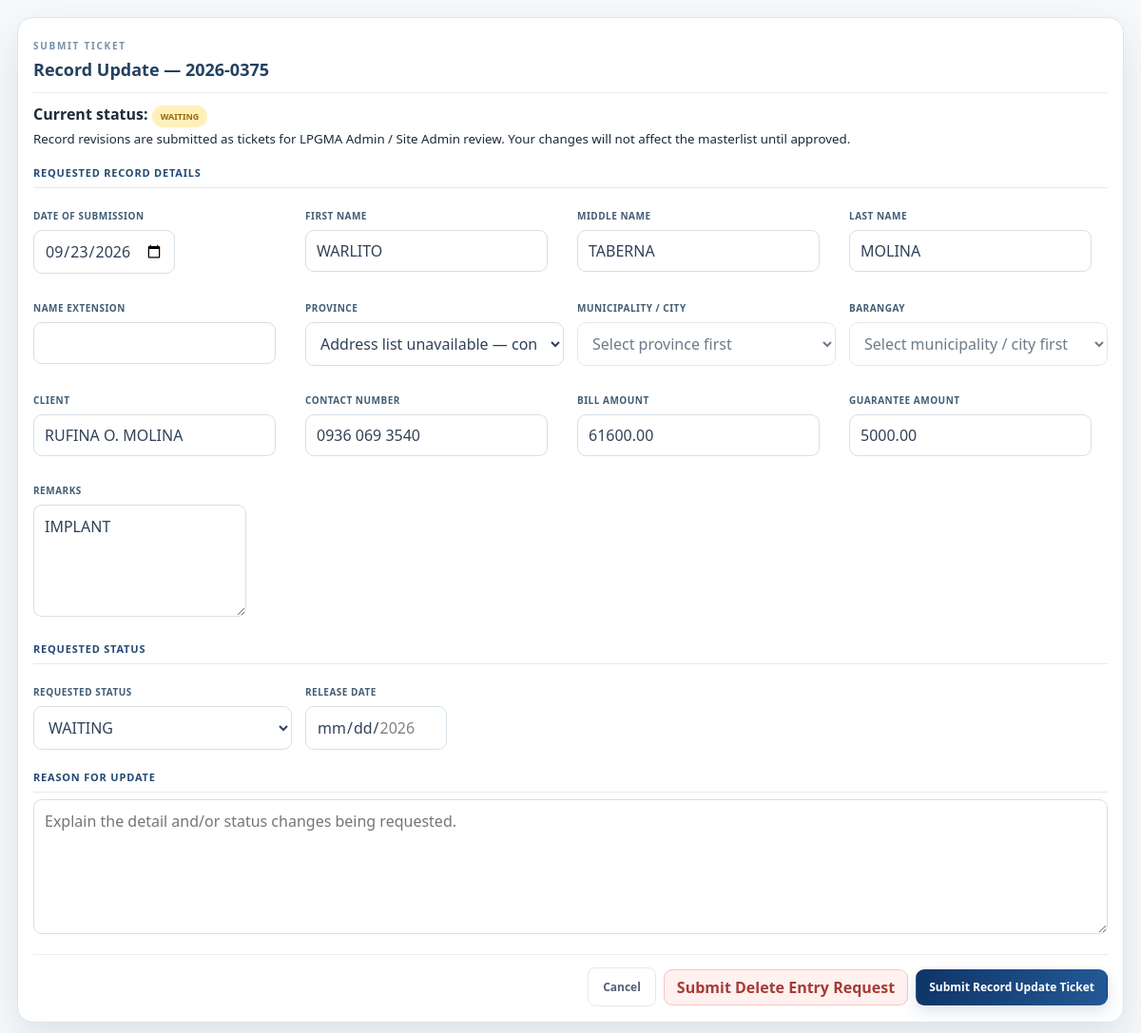
The page /maifip/ticket_create.php?id=454&popup=1 (signed in) on the database its author committed.
### tables this page shows
CREATE TABLE `assistance_records` (
  `id` int(10) UNSIGNED NOT NULL,
  `control_number` varchar(30) DEFAULT NULL,
  `date_submission` date NOT NULL,
  `patient_first_name` varchar(100) NOT NULL,
  `patient_middle_name` varchar(100) DEFAULT NULL,
  `patient_last_name` varchar(100) NOT NULL,
  `patient_name_extension` varchar(30) DEFAULT NULL,
  `legacy_no` int(10) UNSIGNED DEFAULT NULL,
  `barangay` varchar(150) DEFAULT NULL,
  `municipality` varchar(150) NOT NULL,
  `province` varchar(150) NOT NULL DEFAULT 'ISABELA',
  `guardian` varchar(180) DEFAULT NULL,
  `contact_number` varchar(30) DEFAULT NULL,
  `bill_amount` decimal(12,2) NOT NULL DEFAULT 0.00,
  `guarantee_amount` decimal(12,2) NOT NULL DEFAULT 0.00,
  `remarks` text DEFAULT NULL,
  `status` enum('WAITING','RELEASED','CANCELLED') NOT NULL DEFAULT 'WAITING',
  `release_date` date DEFAULT NULL,
  `created_by` int(10) UNSIGNED DEFAULT NULL,
  `updated_by` int(10) UNSIGNED DEFAULT NULL,
  `record_version` int(10) UNSIGNED NOT NULL DEFAULT 1,
  `facility` varchar(32) NOT NULL DEFAULT 'SIMC',
  `created_at` timestamp NOT NULL DEFAULT current_timestamp(),
  `updated_at` timestamp NOT NULL DEFAULT current_timestamp() ON UPDATE current_timestamp()
);

### core/shared_runtime.php (called while the page is built, shortened)
<?php
function fams_shared_escape(?string $value): string { return htmlspecialchars((string)$value, ENT_QUOTES | ENT_SUBSTITUTE, 'UTF-8'); }

### maifip/helpers.php (called while the page is built, shortened)
<?php
require_once dirname(__DIR__).'/core/shared_runtime.php';
function e(?string $value): string { return fams_shared_escape($value); }
function status_class(string $status): string { return match(strtoupper($status)){ 'RELEASED'=>'status-released','WAITING'=>'status-waiting','CANCELLED'=>'status-cancelled',default=>'status-neutral'}; }

### maifip/ticket_create.php (the view, shortened to what this page needs)
<?php
require_once __DIR__.'/config.php';
$isPopup = (($_GET['popup'] ?? '') === '1') || (($_POST['popup_mode'] ?? '') === '1');
$activeFacility=active_data_facility($pdo);
$id=(int)($_GET['id']??$_POST['id']??0);
$s=$pdo->prepare('SELECT * FROM assistance_records WHERE id=? AND facility=?'); $s->execute([$id,$activeFacility]); $record=$s->fetch();
$currentStatus=strtoupper((string)$record['status']);
$requestedStatusInitial=strtoupper(trim((string)($_GET['requested_status']??$currentStatus))); if(!in_array($requestedStatusInitial,['WAITING','RELEASED','CANCELLED'],true)) $requestedStatusInitial=$currentStatus;
$pageTitle='Submit Record Update Ticket'; if($isPopup){ echo '<!doctype html><html lang="en"><head><meta charset="utf-8"><meta name="viewport" content="width=device-width,initial-scale=1"><title>Submit Record Update Ticket</title><link rel="stylesheet" href="assets/app.css?v='.e(APP_VERSION).'"></head><body class="fams-popup-page">'; } else { require __DIR__.'/partials/header.php'; }
?>
<section class="panel form-panel">
<div class="panel-heading"><div><span class="section-kicker">SUBMIT TICKET</span><h3>Record Update — <?=e($record['control_number'])?></h3></div><a class="ghost-btn" href="records.php">← Back</a></div>
<div class="notice"><strong>Current status:</strong> <span class="status-badge <?=e(status_class($currentStatus))?>"><?=e($currentStatus)?></span><br><small>Record revisions are submitted as tickets for LPGMA Admin / Site Admin review. Your changes will not affect the masterlist until approved.</small></div>
<form method="post" class="record-form modern-editor-form">
<div class="form-section-title">Requested Record Details</div><div class="form-grid">
<div><label>Date of Submission</label><input type="date" name="date_submission" max="<?=e(date('Y-m-d'))?>" required value="<?=e($record['date_submission'])?>"></div>
<div><label>First Name</label><input name="patient_first_name" required value="<?=e($record['patient_first_name'])?>"></div>
<div><label>Middle Name</label><input name="patient_middle_name" value="<?=e($record['patient_middle_name'])?>"></div>
<div><label>Last Name</label><input name="patient_last_name" required value="<?=e($record['patient_last_name'])?>"></div>
<div><label>Name Extension</label><input name="patient_name_extension" value="<?=e($record['patient_name_extension']??'')?>"></div>
<div><label for="province">Province</label><select id="province" name="province" required><option value="">Select province</option></select></div>
<div><label for="municipality">Municipality / City</label><select id="municipality" name="municipality" required disabled><option value="">Select province first</option></select></div>
<div><label for="barangay">Barangay</label><select id="barangay" name="barangay" disabled><option value="">Select municipality / city first</option></select></div>
<div><label>Client</label><input name="guardian" value="<?=e($record['guardian'])?>"></div>
<div><label>Contact Number</label><input name="contact_number" value="<?=e($record['contact_number'])?>"></div>
<div><label>Bill Amount</label><input type="number" step="0.01" min="0" name="bill_amount" value="<?=e((string)$record['bill_amount'])?>"></div>
<div><label>Guarantee Amount</label><input type="number" step="0.01" min="0" name="guarantee_amount" value="<?=e((string)$record['guarantee_amount'])?>"></div>
<div class="span-2"><label>Remarks</label><textarea name="remarks" rows="4"><?=e($record['remarks'])?></textarea></div>
</div>
<div class="form-section-title">Requested Status</div><div class="form-grid">
<div><label>Requested Status</label><select name="requested_status" id="requestedStatus" required><option value="WAITING" <?=$requestedStatusInitial==='WAITING'?'selected':''?>>WAITING</option></select></div>
<div><label>Release Date</label><input type="date" name="release_date" id="ticketReleaseDate" value="<?=e((string)$record['release_date'])?>" min="<?=e($record['date_submission'])?>" max="<?=e(date('Y-m-d'))?>"></div>
</div>
<div class="form-section-title">Reason for Update</div><textarea name="reason" rows="5" required placeholder="Explain the detail and/or status changes being requested."></textarea>
<div class="form-actions"><a class="ghost-btn" href="records.php">Cancel</a><button class="secondary-btn table-action-danger" type="submit" name="ticket_action" value="delete_request" onclick="return confirm('Submit a delete entry request for <?=e($record['control_number'])?>? The record will remain until the LPGMA Admin / Site Admin approves the request.');">Submit Delete Entry Request</button><button class="primary-btn" type="submit" name="ticket_action" value="update">Submit Record Update Ticket</button></div></form></section>
<?php if($isPopup): ?></body></html><?php else: require __DIR__.'/partials/footer.php'; endif; ?>

### core/shared-ui-consistency.css (style rules this page uses)
:root { --fams-ui-page-gap: clamp(12px, 1.5vw, 18px); --fams-ui-card-radius: 13px; --fams-ui-control-radius: 9px; --fams-ui-card-border: #dfe7ee; --fams-ui-card-shadow: 0 5px 18px rgba(21,55,83,.045); --fams-ui-control-height: 40px; --fams-ui-mobile-gutter: 12px; }
body.app-body .page-view :where(input:not([type=checkbox]):not([type=radio]):not([type=range]):not([type=hidden]),select,textarea,.input), body.fams-popup-page :where(input:not([type=checkbox]):not([type=radio]):not([type=range]):not([type=hidden]),select,textarea,.input) { box-sizing: border-box; max-width: 100%; min-width: 0; border-radius: var(--fams-ui-control-radius); }
body.app-body .page-view :where(input:not([type=checkbox]):not([type=radio]):not([type=range]):not([type=hidden]),select,.input), body.fams-popup-page :where(input:not([type=checkbox]):not([type=radio]):not([type=range]):not([type=hidden]),select,.input) { min-height: var(--fams-ui-control-height); }
body.app-body .page-view :where(textarea),body.fams-popup-page :where(textarea) { min-height: 96px; line-height: 1.5; resize: vertical; }
body.fams-popup-page { box-sizing: border-box; min-width: 0; }
body.fams-popup-page > :where(.panel,.card,.form-card,.form-panel,.account-popup-modern) { box-sizing: border-box; width: 100%; max-width: 100%; min-width: 0; }
body.fams-popup-page :where(.form-grid,.form-grid-2,.admin-user-editor-grid) { min-width: 0; }
body.fams-popup-page :where(.form-grid,.form-grid-2) > * { min-width: 0; }
body.fams-popup-page :where(.form-actions,.modal-actions,.form-footer) { display: flex; align-items: center; justify-content: flex-end; flex-wrap: wrap; gap: 9px; }
body.fams-popup-page :where(.form-actions,.modal-actions,.form-footer) > * { max-width: 100%; }

### rows shown on the page
assistance_records: control_number "2026-0375", status "WAITING", date_submission "09/23/2026", patient_first_name "WARLITO", patient_middle_name "TABERNA", patient_last_name "MOLINA", guardian "RUFINA O. MOLINA", contact_number "0936 069 3540", bill_amount "61600.00", guarantee_amount "5000.00", remarks "IMPLANT", requested_status "WAITING"
